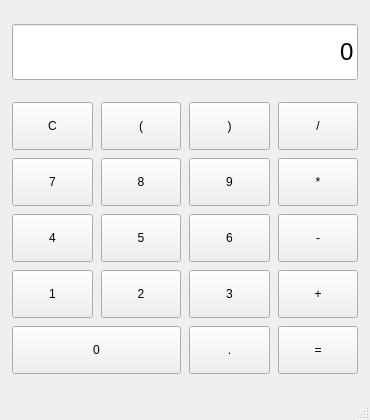
<?xml version="1.0" encoding="UTF-8"?>
<ui version="4.0">
 <class>MainWindow</class>
 <widget class="QMainWindow" name="MainWindow">
  <property name="geometry">
   <rect>
    <x>0</x>
    <y>0</y>
    <width>370</width>
    <height>420</height>
   </rect>
  </property>
  <property name="windowTitle">
   <string>Calculator</string>
  </property>
  <widget class="QWidget" name="centralwidget">
   <layout class="QVBoxLayout" name="verticalLayout">
    <property name="spacing">
     <number>10</number>
    </property>
    <property name="leftMargin">
     <number>12</number>
    </property>
    <property name="topMargin">
     <number>12</number>
    </property>
    <property name="rightMargin">
     <number>12</number>
    </property>
    <property name="bottomMargin">
     <number>12</number>
    </property>
    <item>
     <widget class="QLineEdit" name="display">
      <property name="minimumSize">
       <size>
        <width>0</width>
        <height>56</height>
       </size>
      </property>
      <property name="font">
       <font>
        <pointsize>18</pointsize>
       </font>
      </property>
      <property name="text">
       <string>0</string>
      </property>
      <property name="alignment">
       <set>Qt::AlignmentFlag::AlignRight|Qt::AlignmentFlag::AlignTrailing|Qt::AlignmentFlag::AlignVCenter</set>
      </property>
      <property name="readOnly">
       <bool>true</bool>
      </property>
     </widget>
    </item>
    <item>
     <layout class="QGridLayout" name="gridLayout">
      <property name="spacing">
       <number>8</number>
      </property>
      <item row="0" column="0">
       <widget class="QPushButton" name="clearButton">
        <property name="minimumSize">
         <size>
          <width>0</width>
          <height>48</height>
         </size>
        </property>
        <property name="text">
         <string>C</string>
        </property>
       </widget>
      </item>
      <item row="0" column="1">
       <widget class="QPushButton" name="openParenButton">
        <property name="minimumSize">
         <size>
          <width>0</width>
          <height>48</height>
         </size>
        </property>
        <property name="text">
         <string>(</string>
        </property>
       </widget>
      </item>
      <item row="0" column="2">
       <widget class="QPushButton" name="closeParenButton">
        <property name="minimumSize">
         <size>
          <width>0</width>
          <height>48</height>
         </size>
        </property>
        <property name="text">
         <string>)</string>
        </property>
       </widget>
      </item>
      <item row="0" column="3">
       <widget class="QPushButton" name="divideButton">
        <property name="minimumSize">
         <size>
          <width>0</width>
          <height>48</height>
         </size>
        </property>
        <property name="text">
         <string>/</string>
        </property>
       </widget>
      </item>
      <item row="1" column="0">
       <widget class="QPushButton" name="sevenButton">
        <property name="minimumSize">
         <size>
          <width>0</width>
          <height>48</height>
         </size>
        </property>
        <property name="text">
         <string>7</string>
        </property>
       </widget>
      </item>
      <item row="1" column="1">
       <widget class="QPushButton" name="eightButton">
        <property name="minimumSize">
         <size>
          <width>0</width>
          <height>48</height>
         </size>
        </property>
        <property name="text">
         <string>8</string>
        </property>
       </widget>
      </item>
      <item row="1" column="2">
       <widget class="QPushButton" name="nineButton">
        <property name="minimumSize">
         <size>
          <width>0</width>
          <height>48</height>
         </size>
        </property>
        <property name="text">
         <string>9</string>
        </property>
       </widget>
      </item>
      <item row="1" column="3">
       <widget class="QPushButton" name="multiplyButton">
        <property name="minimumSize">
         <size>
          <width>0</width>
          <height>48</height>
         </size>
        </property>
        <property name="text">
         <string>*</string>
        </property>
       </widget>
      </item>
      <item row="2" column="0">
       <widget class="QPushButton" name="fourButton">
        <property name="minimumSize">
         <size>
          <width>0</width>
          <height>48</height>
         </size>
        </property>
        <property name="text">
         <string>4</string>
        </property>
       </widget>
      </item>
      <item row="2" column="1">
       <widget class="QPushButton" name="fiveButton">
        <property name="minimumSize">
         <size>
          <width>0</width>
          <height>48</height>
         </size>
        </property>
        <property name="text">
         <string>5</string>
        </property>
       </widget>
      </item>
      <item row="2" column="2">
       <widget class="QPushButton" name="sixButton">
        <property name="minimumSize">
         <size>
          <width>0</width>
          <height>48</height>
         </size>
        </property>
        <property name="text">
         <string>6</string>
        </property>
       </widget>
      </item>
      <item row="2" column="3">
       <widget class="QPushButton" name="minusButton">
        <property name="minimumSize">
         <size>
          <width>0</width>
          <height>48</height>
         </size>
        </property>
        <property name="text">
         <string>-</string>
        </property>
       </widget>
      </item>
      <item row="3" column="0">
       <widget class="QPushButton" name="oneButton">
        <property name="minimumSize">
         <size>
          <width>0</width>
          <height>48</height>
         </size>
        </property>
        <property name="text">
         <string>1</string>
        </property>
       </widget>
      </item>
      <item row="3" column="1">
       <widget class="QPushButton" name="twoButton">
        <property name="minimumSize">
         <size>
          <width>0</width>
          <height>48</height>
         </size>
        </property>
        <property name="text">
         <string>2</string>
        </property>
       </widget>
      </item>
      <item row="3" column="2">
       <widget class="QPushButton" name="threeButton">
        <property name="minimumSize">
         <size>
          <width>0</width>
          <height>48</height>
         </size>
        </property>
        <property name="text">
         <string>3</string>
        </property>
       </widget>
      </item>
      <item row="3" column="3">
       <widget class="QPushButton" name="plusButton">
        <property name="minimumSize">
         <size>
          <width>0</width>
          <height>48</height>
         </size>
        </property>
        <property name="text">
         <string>+</string>
        </property>
       </widget>
      </item>
      <item row="4" column="0" colspan="2">
       <widget class="QPushButton" name="zeroButton">
        <property name="minimumSize">
         <size>
          <width>0</width>
          <height>48</height>
         </size>
        </property>
        <property name="text">
         <string>0</string>
        </property>
       </widget>
      </item>
      <item row="4" column="2">
       <widget class="QPushButton" name="dotButton">
        <property name="minimumSize">
         <size>
          <width>0</width>
          <height>48</height>
         </size>
        </property>
        <property name="text">
         <string>.</string>
        </property>
       </widget>
      </item>
      <item row="4" column="3">
       <widget class="QPushButton" name="equalsButton">
        <property name="minimumSize">
         <size>
          <width>0</width>
          <height>48</height>
         </size>
        </property>
        <property name="text">
         <string>=</string>
        </property>
       </widget>
      </item>
     </layout>
    </item>
   </layout>
  </widget>
  <widget class="QMenuBar" name="menubar">
   <property name="geometry">
    <rect>
     <x>0</x>
     <y>0</y>
     <width>370</width>
     <height>23</height>
    </rect>
   </property>
  </widget>
  <widget class="QStatusBar" name="statusbar"/>
 </widget>
 <resources/>
 <connections/>
</ui>
